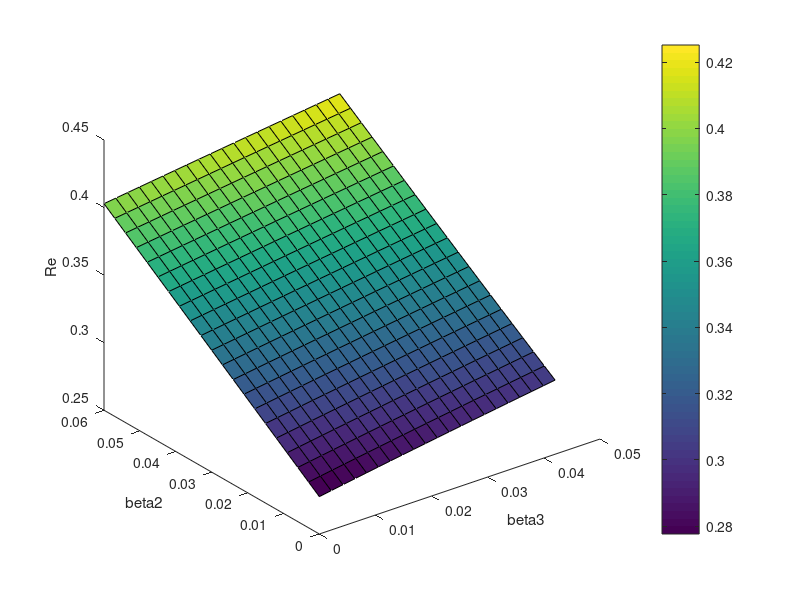

Reproduce this figure in MATLAB.
beta1 = 0.026; 
beta2 = 0.030; % ******
beta3 = 0.021; % ******
mu = 0.109;
k = 0.0071;
omiga2 = 0.04;%0.04
rho1 = 0.00005;
rho2 = 0.00002; 
theta = 1.8; %1.8
De = 6;
Da = 4;
Dc = 0.025; 
q1 = 0.90;
q2 = 0.275;
q3 = 0.075;
y1 = 0.00608; 
y2 = 0.025; 
Yd = 0.03; 
Yc = 0.005; 
Yu = 0.004; 
e2=0.99;
r = 0.499; %ascerntain rate



step = 10;

para1 = beta2; 
para2 = beta3;   

para1_flow = [0*para1:para1/step:2*para1]; 
para2_flow = [0*para2:para2/step:2*para2]; 

R0 = zeros(size(para1_flow,2),size(para2_flow,2));


for i = 1:size(para1_flow,2)
    for j = 1:size(para2_flow,2)
        beta2 = para1_flow(i);
        beta3 = para2_flow(j);
        F = [0 beta1 beta1 beta1 beta2 beta3;
         0 0 0 0 0 0;
         0 0 0 0 0 0;
         0 0 0 0 0 0;
         0 0 0 0 mu*omiga2*theta+theta*mu*(1-e2)*(1-omiga2) 0;
         0 0 0 0 0 mu*omiga2*theta+theta*mu*(1-e2)*(1-omiga2)];
         V = [De 0 0 0 0 0;
             -rho1*De Da 0 0 0 0;
             -rho2*De 0 Da 0 0 0;
             -(1-rho1-rho2)*De 0 0 Da 0 0;
             0 -q1*Da -q2*Da -q3*Da Dc+k+Yc -y1;
             0 0 0 0 -(1-r)*Dc (y1+y2+k+Yd+Yu)];
        Vinv = inv(V); 

        tmp = F * Vinv;
        rad = max(abs(eig(tmp)));
        Re(i,j) = rad;
    end
end
save('beta2_beta3_Re.mat','para1_flow','para2_flow','Re');
surf(para2_flow,para1_flow,Re),xlabel('beta3'),ylabel('beta2'),zlabel('Re') 
grid off 
colorbar


